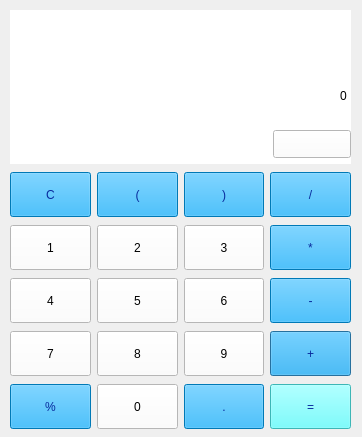
<?xml version="1.0" encoding="UTF-8"?>
<ui version="4.0">
 <class>Main</class>
 <widget class="QDialog" name="Main">
  <property name="geometry">
   <rect>
    <x>0</x>
    <y>0</y>
    <width>362</width>
    <height>437</height>
   </rect>
  </property>
  <property name="minimumSize">
   <size>
    <width>362</width>
    <height>437</height>
   </size>
  </property>
  <property name="maximumSize">
   <size>
    <width>362</width>
    <height>437</height>
   </size>
  </property>
  <property name="windowTitle">
   <string>Dialog</string>
  </property>
  <property name="windowIcon">
   <iconset>
    <normaloff>../_Sources/icon.ico</normaloff>../_Sources/icon.ico</iconset>
  </property>
  <widget class="QWidget" name="gridLayoutWidget">
   <property name="geometry">
    <rect>
     <x>10</x>
     <y>170</y>
     <width>341</width>
     <height>261</height>
    </rect>
   </property>
   <layout class="QGridLayout" name="main_layout_numpad">
    <property name="sizeConstraint">
     <enum>QLayout::SetDefaultConstraint</enum>
    </property>
    <item row="4" column="3">
     <widget class="QPushButton" name="main_btn_plus">
      <property name="minimumSize">
       <size>
        <width>0</width>
        <height>45</height>
       </size>
      </property>
      <property name="sizeIncrement">
       <size>
        <width>0</width>
        <height>0</height>
       </size>
      </property>
      <property name="tabletTracking">
       <bool>false</bool>
      </property>
      <property name="styleSheet">
       <string notr="true">font: 13pt &quot;나눔스퀘어&quot;;
background-color: rgb(0, 170, 255);
color: rgb(8, 43, 157);</string>
      </property>
      <property name="text">
       <string>+</string>
      </property>
     </widget>
    </item>
    <item row="5" column="3">
     <widget class="QPushButton" name="main_btn_result">
      <property name="minimumSize">
       <size>
        <width>0</width>
        <height>45</height>
       </size>
      </property>
      <property name="sizeIncrement">
       <size>
        <width>0</width>
        <height>0</height>
       </size>
      </property>
      <property name="tabletTracking">
       <bool>false</bool>
      </property>
      <property name="styleSheet">
       <string notr="true">font: 13pt &quot;나눔스퀘어&quot;;
background-color: rgb(85, 255, 255);
color: rgb(8, 43, 157);</string>
      </property>
      <property name="text">
       <string>=</string>
      </property>
     </widget>
    </item>
    <item row="1" column="0">
     <widget class="QPushButton" name="main_btn_1">
      <property name="minimumSize">
       <size>
        <width>0</width>
        <height>45</height>
       </size>
      </property>
      <property name="sizeIncrement">
       <size>
        <width>0</width>
        <height>0</height>
       </size>
      </property>
      <property name="tabletTracking">
       <bool>false</bool>
      </property>
      <property name="styleSheet">
       <string notr="true">font: 13pt &quot;나눔스퀘어&quot;;
background-color: rgb(255, 255, 255);</string>
      </property>
      <property name="text">
       <string>1</string>
      </property>
     </widget>
    </item>
    <item row="5" column="1">
     <widget class="QPushButton" name="main_btn_0">
      <property name="minimumSize">
       <size>
        <width>0</width>
        <height>45</height>
       </size>
      </property>
      <property name="sizeIncrement">
       <size>
        <width>0</width>
        <height>0</height>
       </size>
      </property>
      <property name="tabletTracking">
       <bool>false</bool>
      </property>
      <property name="styleSheet">
       <string notr="true">font: 13pt &quot;나눔스퀘어&quot;;
background-color: rgb(255, 255, 255);</string>
      </property>
      <property name="text">
       <string>0</string>
      </property>
     </widget>
    </item>
    <item row="4" column="0">
     <widget class="QPushButton" name="main_btn_7">
      <property name="minimumSize">
       <size>
        <width>0</width>
        <height>45</height>
       </size>
      </property>
      <property name="sizeIncrement">
       <size>
        <width>0</width>
        <height>0</height>
       </size>
      </property>
      <property name="styleSheet">
       <string notr="true">font: 13pt &quot;나눔스퀘어&quot;;
background-color: rgb(255, 255, 255);</string>
      </property>
      <property name="text">
       <string>7</string>
      </property>
     </widget>
    </item>
    <item row="3" column="3">
     <widget class="QPushButton" name="main_btn_minus">
      <property name="minimumSize">
       <size>
        <width>0</width>
        <height>45</height>
       </size>
      </property>
      <property name="sizeIncrement">
       <size>
        <width>0</width>
        <height>0</height>
       </size>
      </property>
      <property name="tabletTracking">
       <bool>false</bool>
      </property>
      <property name="styleSheet">
       <string notr="true">font: 13pt &quot;나눔스퀘어&quot;;
background-color: rgb(0, 170, 255);
color: rgb(8, 43, 157);</string>
      </property>
      <property name="text">
       <string>-</string>
      </property>
     </widget>
    </item>
    <item row="1" column="3">
     <widget class="QPushButton" name="main_btn_multiply">
      <property name="minimumSize">
       <size>
        <width>0</width>
        <height>45</height>
       </size>
      </property>
      <property name="sizeIncrement">
       <size>
        <width>0</width>
        <height>0</height>
       </size>
      </property>
      <property name="tabletTracking">
       <bool>false</bool>
      </property>
      <property name="styleSheet">
       <string notr="true">font: 13pt &quot;나눔스퀘어&quot;;
background-color: rgb(0, 170, 255);
color: rgb(8, 43, 157);</string>
      </property>
      <property name="text">
       <string>*</string>
      </property>
     </widget>
    </item>
    <item row="1" column="2">
     <widget class="QPushButton" name="main_btn_3">
      <property name="minimumSize">
       <size>
        <width>0</width>
        <height>45</height>
       </size>
      </property>
      <property name="sizeIncrement">
       <size>
        <width>0</width>
        <height>0</height>
       </size>
      </property>
      <property name="styleSheet">
       <string notr="true">font: 13pt &quot;나눔스퀘어&quot;;
background-color: rgb(255, 255, 255);</string>
      </property>
      <property name="text">
       <string>3</string>
      </property>
     </widget>
    </item>
    <item row="1" column="1">
     <widget class="QPushButton" name="main_btn_2">
      <property name="minimumSize">
       <size>
        <width>0</width>
        <height>45</height>
       </size>
      </property>
      <property name="sizeIncrement">
       <size>
        <width>0</width>
        <height>0</height>
       </size>
      </property>
      <property name="styleSheet">
       <string notr="true">font: 13pt &quot;나눔스퀘어&quot;;
background-color: rgb(255, 255, 255);</string>
      </property>
      <property name="text">
       <string>2</string>
      </property>
     </widget>
    </item>
    <item row="0" column="3">
     <widget class="QPushButton" name="main_btn_divide">
      <property name="minimumSize">
       <size>
        <width>0</width>
        <height>45</height>
       </size>
      </property>
      <property name="sizeIncrement">
       <size>
        <width>0</width>
        <height>0</height>
       </size>
      </property>
      <property name="tabletTracking">
       <bool>false</bool>
      </property>
      <property name="styleSheet">
       <string notr="true">font: 13pt &quot;나눔스퀘어&quot;;
background-color: rgb(0, 170, 255);
color: rgb(8, 43, 157);

</string>
      </property>
      <property name="text">
       <string>/</string>
      </property>
     </widget>
    </item>
    <item row="3" column="0">
     <widget class="QPushButton" name="main_btn_4">
      <property name="minimumSize">
       <size>
        <width>0</width>
        <height>45</height>
       </size>
      </property>
      <property name="sizeIncrement">
       <size>
        <width>0</width>
        <height>0</height>
       </size>
      </property>
      <property name="styleSheet">
       <string notr="true">font: 13pt &quot;나눔스퀘어&quot;;
background-color: rgb(255, 255, 255);</string>
      </property>
      <property name="text">
       <string>4</string>
      </property>
     </widget>
    </item>
    <item row="4" column="1">
     <widget class="QPushButton" name="main_btn_8">
      <property name="minimumSize">
       <size>
        <width>0</width>
        <height>45</height>
       </size>
      </property>
      <property name="sizeIncrement">
       <size>
        <width>0</width>
        <height>0</height>
       </size>
      </property>
      <property name="styleSheet">
       <string notr="true">font: 13pt &quot;나눔스퀘어&quot;;
background-color: rgb(255, 255, 255);</string>
      </property>
      <property name="text">
       <string>8</string>
      </property>
     </widget>
    </item>
    <item row="3" column="1">
     <widget class="QPushButton" name="main_btn_5">
      <property name="minimumSize">
       <size>
        <width>0</width>
        <height>45</height>
       </size>
      </property>
      <property name="sizeIncrement">
       <size>
        <width>0</width>
        <height>0</height>
       </size>
      </property>
      <property name="styleSheet">
       <string notr="true">font: 13pt &quot;나눔스퀘어&quot;;
background-color: rgb(255, 255, 255);</string>
      </property>
      <property name="text">
       <string>5</string>
      </property>
     </widget>
    </item>
    <item row="4" column="2">
     <widget class="QPushButton" name="main_btn_9">
      <property name="minimumSize">
       <size>
        <width>0</width>
        <height>45</height>
       </size>
      </property>
      <property name="sizeIncrement">
       <size>
        <width>0</width>
        <height>0</height>
       </size>
      </property>
      <property name="styleSheet">
       <string notr="true">font: 13pt &quot;나눔스퀘어&quot;;
background-color: rgb(255, 255, 255);</string>
      </property>
      <property name="text">
       <string>9</string>
      </property>
     </widget>
    </item>
    <item row="0" column="1">
     <widget class="QPushButton" name="main_btn_bracket1">
      <property name="minimumSize">
       <size>
        <width>0</width>
        <height>45</height>
       </size>
      </property>
      <property name="sizeIncrement">
       <size>
        <width>0</width>
        <height>0</height>
       </size>
      </property>
      <property name="tabletTracking">
       <bool>false</bool>
      </property>
      <property name="styleSheet">
       <string notr="true">font: 13pt &quot;나눔스퀘어&quot;;
background-color: rgb(0, 170, 255);
color: rgb(8, 43, 157);</string>
      </property>
      <property name="text">
       <string>(</string>
      </property>
     </widget>
    </item>
    <item row="3" column="2">
     <widget class="QPushButton" name="main_btn_6">
      <property name="minimumSize">
       <size>
        <width>0</width>
        <height>45</height>
       </size>
      </property>
      <property name="sizeIncrement">
       <size>
        <width>0</width>
        <height>0</height>
       </size>
      </property>
      <property name="styleSheet">
       <string notr="true">font: 13pt &quot;나눔스퀘어&quot;;
background-color: rgb(255, 255, 255);</string>
      </property>
      <property name="text">
       <string>6</string>
      </property>
     </widget>
    </item>
    <item row="0" column="0">
     <widget class="QPushButton" name="main_btn_reset">
      <property name="minimumSize">
       <size>
        <width>0</width>
        <height>45</height>
       </size>
      </property>
      <property name="sizeIncrement">
       <size>
        <width>0</width>
        <height>0</height>
       </size>
      </property>
      <property name="tabletTracking">
       <bool>false</bool>
      </property>
      <property name="styleSheet">
       <string notr="true">font: 13pt &quot;나눔스퀘어&quot;;
background-color: rgb(0, 170, 255);
color: rgb(8, 43, 157);</string>
      </property>
      <property name="text">
       <string>C</string>
      </property>
     </widget>
    </item>
    <item row="5" column="2">
     <widget class="QPushButton" name="main_btn_point">
      <property name="minimumSize">
       <size>
        <width>0</width>
        <height>45</height>
       </size>
      </property>
      <property name="sizeIncrement">
       <size>
        <width>0</width>
        <height>0</height>
       </size>
      </property>
      <property name="tabletTracking">
       <bool>false</bool>
      </property>
      <property name="styleSheet">
       <string notr="true">font: 13pt &quot;나눔스퀘어&quot;;
background-color: rgb(0, 170, 255);
color: rgb(8, 43, 157);</string>
      </property>
      <property name="text">
       <string>.</string>
      </property>
     </widget>
    </item>
    <item row="0" column="2">
     <widget class="QPushButton" name="main_btn_bracket2">
      <property name="minimumSize">
       <size>
        <width>0</width>
        <height>45</height>
       </size>
      </property>
      <property name="sizeIncrement">
       <size>
        <width>0</width>
        <height>0</height>
       </size>
      </property>
      <property name="tabletTracking">
       <bool>false</bool>
      </property>
      <property name="styleSheet">
       <string notr="true">font: 13pt &quot;나눔스퀘어&quot;;
background-color: rgb(0, 170, 255);
color: rgb(8, 43, 157);</string>
      </property>
      <property name="text">
       <string>)</string>
      </property>
     </widget>
    </item>
    <item row="5" column="0">
     <widget class="QPushButton" name="main_btn_percentage">
      <property name="minimumSize">
       <size>
        <width>0</width>
        <height>45</height>
       </size>
      </property>
      <property name="sizeIncrement">
       <size>
        <width>0</width>
        <height>0</height>
       </size>
      </property>
      <property name="tabletTracking">
       <bool>false</bool>
      </property>
      <property name="styleSheet">
       <string notr="true">font: 13pt &quot;나눔스퀘어&quot;;
background-color: rgb(0, 170, 255);
color: rgb(8, 43, 157);</string>
      </property>
      <property name="text">
       <string>%</string>
      </property>
     </widget>
    </item>
   </layout>
  </widget>
  <widget class="QWidget" name="widget" native="true">
   <property name="geometry">
    <rect>
     <x>10</x>
     <y>10</y>
     <width>341</width>
     <height>154</height>
    </rect>
   </property>
   <property name="styleSheet">
    <string notr="true">background-color: rgb(255, 255, 255);</string>
   </property>
   <layout class="QGridLayout" name="gridLayout_2">
    <property name="leftMargin">
     <number>0</number>
    </property>
    <property name="topMargin">
     <number>0</number>
    </property>
    <property name="rightMargin">
     <number>0</number>
    </property>
    <property name="bottomMargin">
     <number>0</number>
    </property>
    <item row="0" column="0" colspan="2">
     <widget class="QLineEdit" name="main_line_input">
      <property name="minimumSize">
       <size>
        <width>0</width>
        <height>45</height>
       </size>
      </property>
      <property name="styleSheet">
       <string notr="true">font: 75 15pt &quot;나눔스퀘어 Bold&quot;;</string>
      </property>
      <property name="text">
       <string/>
      </property>
      <property name="frame">
       <bool>false</bool>
      </property>
      <property name="alignment">
       <set>Qt::AlignRight|Qt::AlignTrailing|Qt::AlignVCenter</set>
      </property>
     </widget>
    </item>
    <item row="2" column="0">
     <spacer name="horizontalSpacer">
      <property name="orientation">
       <enum>Qt::Horizontal</enum>
      </property>
      <property name="sizeHint" stdset="0">
       <size>
        <width>218</width>
        <height>25</height>
       </size>
      </property>
     </spacer>
    </item>
    <item row="1" column="0" colspan="2">
     <widget class="QLineEdit" name="main_line_output">
      <property name="minimumSize">
       <size>
        <width>0</width>
        <height>45</height>
       </size>
      </property>
      <property name="styleSheet">
       <string notr="true">font: 75 20pt &quot;나눔스퀘어 Bold&quot;;</string>
      </property>
      <property name="text">
       <string>0</string>
      </property>
      <property name="frame">
       <bool>false</bool>
      </property>
      <property name="alignment">
       <set>Qt::AlignRight|Qt::AlignTrailing|Qt::AlignVCenter</set>
      </property>
     </widget>
    </item>
    <item row="2" column="1">
     <widget class="QPushButton" name="main_btn_del">
      <property name="enabled">
       <bool>true</bool>
      </property>
      <property name="minimumSize">
       <size>
        <width>78</width>
        <height>28</height>
       </size>
      </property>
      <property name="tabletTracking">
       <bool>false</bool>
      </property>
      <property name="text">
       <string/>
      </property>
     </widget>
    </item>
   </layout>
  </widget>
 </widget>
 <resources/>
 <connections/>
</ui>
